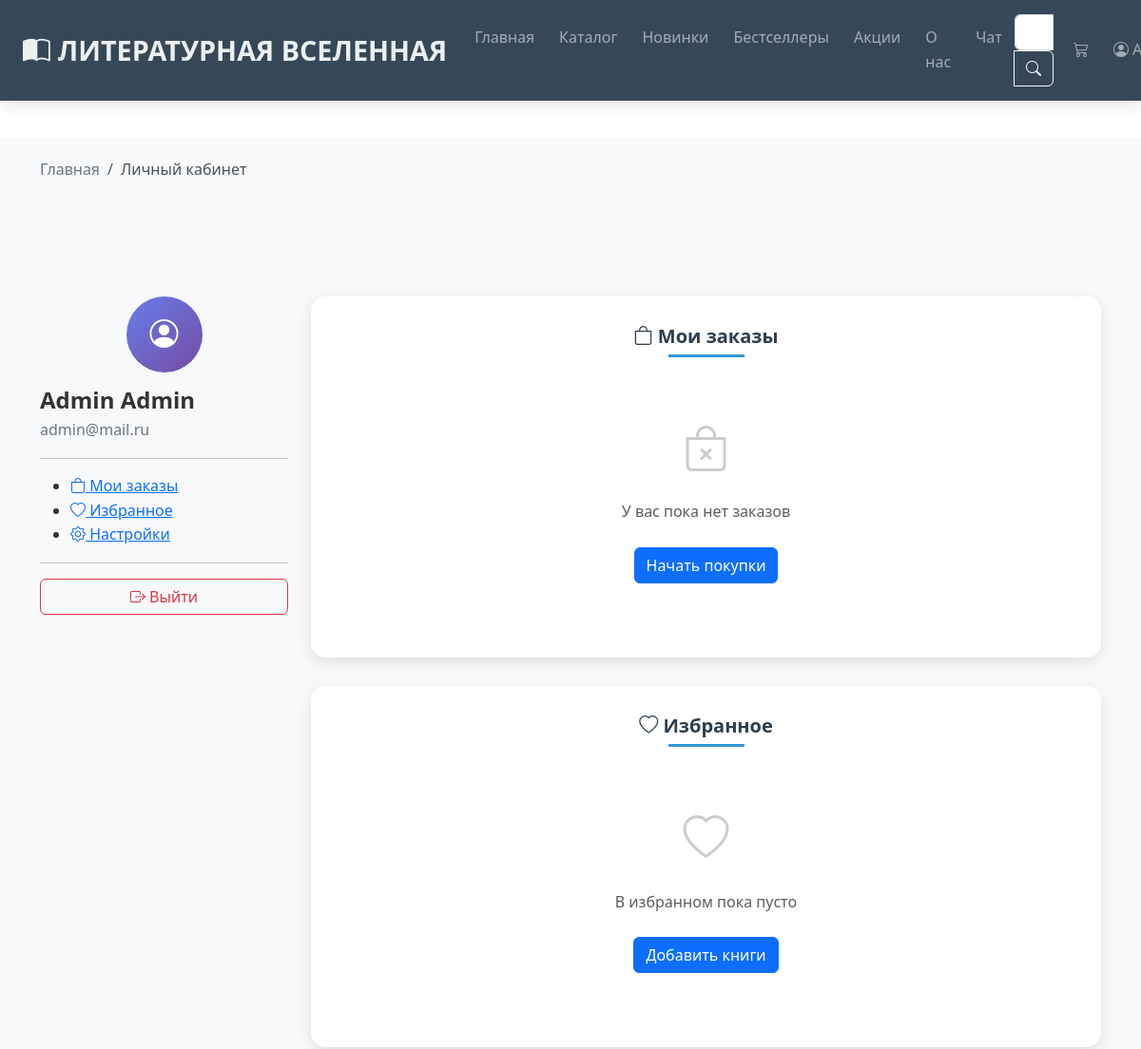
The app's page /profile (signed in, upper part), older data.
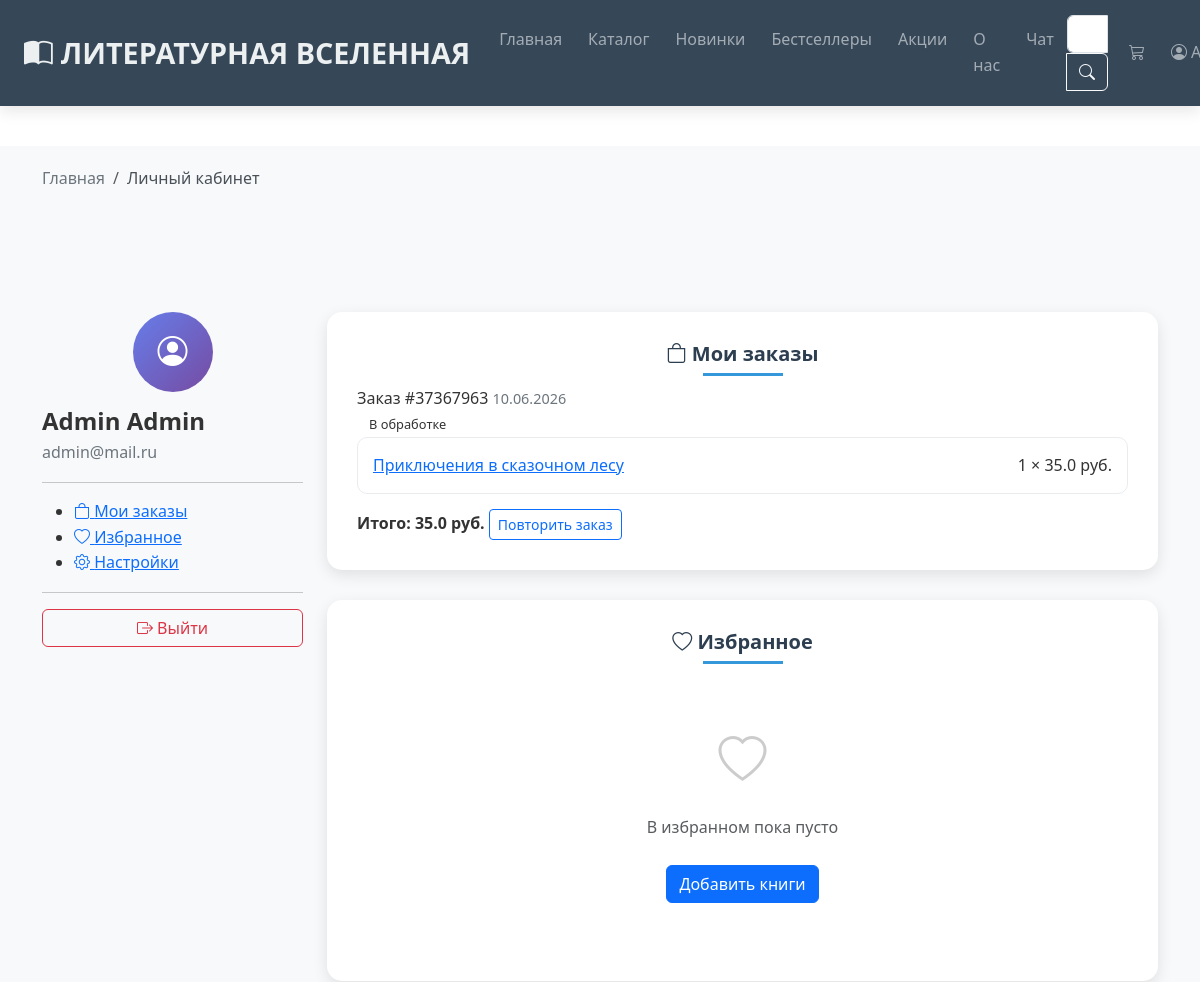
The same page, newer data.
### models.py (models this page shows, shortened)
class Order(db.Model):
    __tablename__ = 'orders'
    id = db.Column(db.Integer, primary_key=True)
    order_number = db.Column(db.String(20), unique=True, nullable=False)
    status = db.Column(db.String(20), default='processing')  # processing, shipped, delivered, cancelled
    total = db.Column(db.Float, nullable=False)
    discount = db.Column(db.Float, default=0)
    shipping = db.Column(db.Float, default=0)
    created_at = db.Column(db.DateTime, default=datetime.now)
    user_id = db.Column(db.Integer, db.ForeignKey('users.id'), nullable=False)
    items = db.relationship('OrderItem', backref='order', lazy=True)

class OrderItem(db.Model):
    __tablename__ = 'order_items'
    id = db.Column(db.Integer, primary_key=True)
    quantity = db.Column(db.Integer, default=1)
    price = db.Column(db.Float, nullable=False)
    order_id = db.Column(db.Integer, db.ForeignKey('orders.id'), nullable=False)
    book_id = db.Column(db.Integer, db.ForeignKey('books.id'), nullable=False)

class Book(db.Model):
    __tablename__ = 'books'
    id = db.Column(db.Integer, primary_key=True)
    title = db.Column(db.String(200), nullable=False)
    author = db.Column(db.String(100), nullable=False)
    description = db.Column(db.Text, nullable=False)
    price = db.Column(db.Float, nullable=False)
    old_price = db.Column(db.Float)
    isbn = db.Column(db.String(20), unique=True)
    publisher = db.Column(db.String(100))
    year = db.Column(db.Integer)
    pages = db.Column(db.Integer)
    image = db.Column(db.String(100), default='book.jpg')
    rating = db.Column(db.Float, default=0.0)
    reviews_count = db.Column(db.Integer, default=0)
    is_new = db.Column(db.Boolean, default=False)
    is_bestseller = db.Column(db.Boolean, default=False)
    is_sale = db.Column(db.Boolean, default=False)
    sale_percent = db.Column(db.Integer)
    stock = db.Column(db.Integer, default=10)
    created_at = db.Column(db.DateTime, default=datetime.now)
    category_id = db.Column(db.Integer, db.ForeignKey('categories.id'), nullable=False)
    reviews = db.relationship('Review', backref='book', lazy=True)
    order_items = db.relationship('OrderItem', backref='book', lazy=True)
    wishlist_items = db.relationship('Wishlist', backref='book', lazy=True)

### app.py (the view)
@app.route('/profile')
def profile():
    if 'user_id' not in session:
        flash('Пожалуйста, войдите в систему', 'warning')
        return redirect(url_for('login'))
    user = User.query.get(session['user_id'])
    orders = Order.query.filter_by(user_id=user.id).order_by(Order.created_at.desc()).all()
    wishlist = Wishlist.query.filter_by(user_id=user.id).all()
    return render_template('profile.html', user=user, orders=orders, wishlist=wishlist)

### app.py (called while the page is built)
@app.context_processor
def inject_data():
    categories = Category.query.all()
    cart_count = 0
    if 'cart' in session:
        cart_count = sum(item['quantity'] for item in session['cart'].values())
    return dict(
        categories=categories,
        cart_count=cart_count,
        current_year=datetime.now().year
    )

### templates/profile.html (shortened to what the changed rows need)
{% extends "base.html" %}
{% block content %}
<div class="profile-container">
    <div class="container">
        <div class="row">
            <div class="col-md-9">
                <div id="orders" class="profile-section active">
                    <div class="profile-card">
                        {% if orders %}
                            {% for order in orders %}
                            <div class="order-card">
                                <div class="order-header">
                                    <div>
                                        <span class="order-number">Заказ #{{ order.order_number }}</span>
                                        <span class="order-date">{{ order.created_at.strftime('%d.%m.%Y') }}</span>
                                    </div>
                                    <span class="order-status status-{{ order.status }}">
                                        {% if order.status == 'processing' %}
                                            В обработке
                                        {% elif order.status == 'shipped' %}
                                            Отправлен
                                        {% elif order.status == 'delivered' %}
                                            Доставлен
                                        {% elif order.status == 'cancelled' %}
                                            Отменен
                                        {% endif %}
                                    </span>
                                </div>
                                <div class="order-items">
                                    {% for item in order.items %}
                                    <div class="order-item">
                                        <div class="d-flex justify-content-between align-items-center">
                                            <div>
                                                <a href="{{ url_for('book_details', book_id=item.book.id) }}" class="book-link">
                                                    {{ item.book.title }}
                                                </a>
                                            </div>
                                            <span>{{ item.quantity }} × {{ item.price }} руб.</span>
                                        </div>
                                    </div>
                                    {% endfor %}
                                </div>
                                <div class="order-footer">
                                    <span class="order-total">Итого: {{ order.total }} руб.</span>
                                    <a href="{{ url_for('repeat_order', order_id=order.id) }}" class="btn btn-sm btn-outline-primary">
    Повторить заказ
</a>
                                </div>
                            </div>
                            {% endfor %}
                        {% else %}
                            <div class="text-center py-5">
                                <i class="bi bi-bag-x" style="font-size: 3rem; color: #ccc;"></i>
                                <p class="mt-3 text-muted">У вас пока нет заказов</p>
                                <a href="{{ url_for('catalog') }}" class="btn btn-primary mt-2">
                                    Начать покупки
                                </a>
                            </div>
                        {% endif %}
                    </div>
                </div>
            </div>
        </div>
    </div>
</div>
{% endblock %}

Row changes from the older to the newer data that the page shows:
added Order: order_number "37367963", created_at "10.06.2026", status "В обработке", total "35.0"
added OrderItem: book "Приключения в сказочном лесу", quantity "1", price "35.0"
Text that changed along with them:
text no longer shown: "У вас пока нет заказов Начать покупки"
